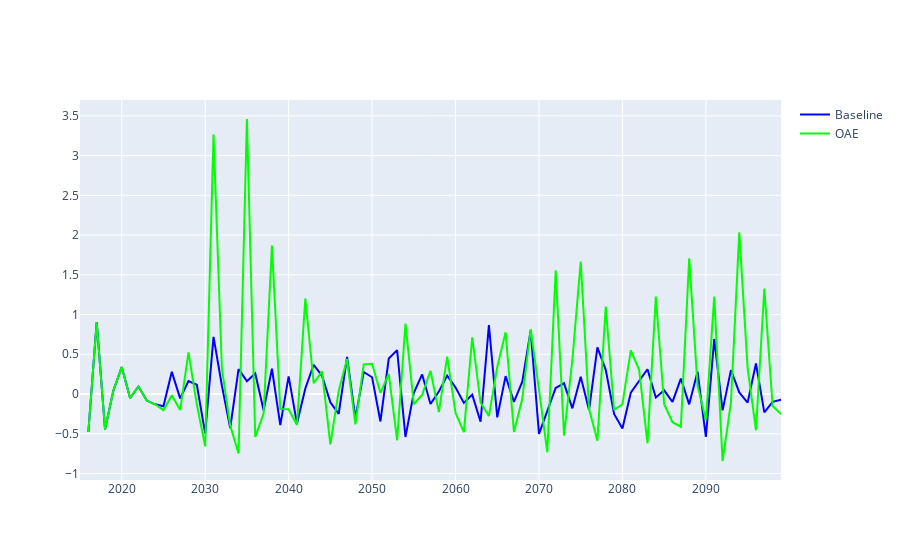

Notebook source saved alongside this figure:
### Code cell
fig = go.Figure()
fig.add_trace(go.Scatter(x=alk_amplitude_baseline_pct.year, y=alk_amplitude_baseline_pct['ALK'],
                    mode='lines', line_color='#0000FF',
                    name='Baseline'))
fig.add_trace(go.Scatter(x=alk_amplitude_oae_pct.year, y=alk_amplitude_oae_pct['ALK'],
                    mode='lines', line_color='#00FF00',
                    name='OAE'))
fig.show()
